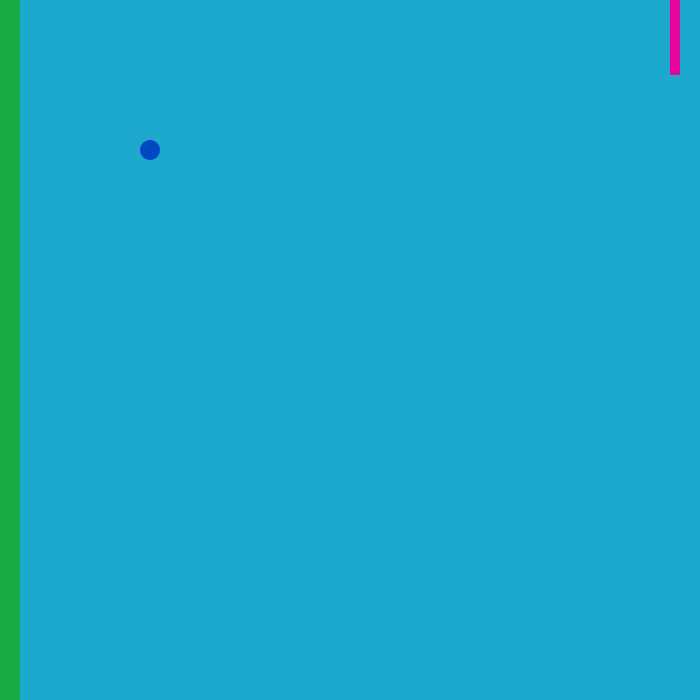
Frame 1 (no input)
Frame 60 (the mouse pressed at the canvas centre just before this capture): identical to frame 1, image omitted
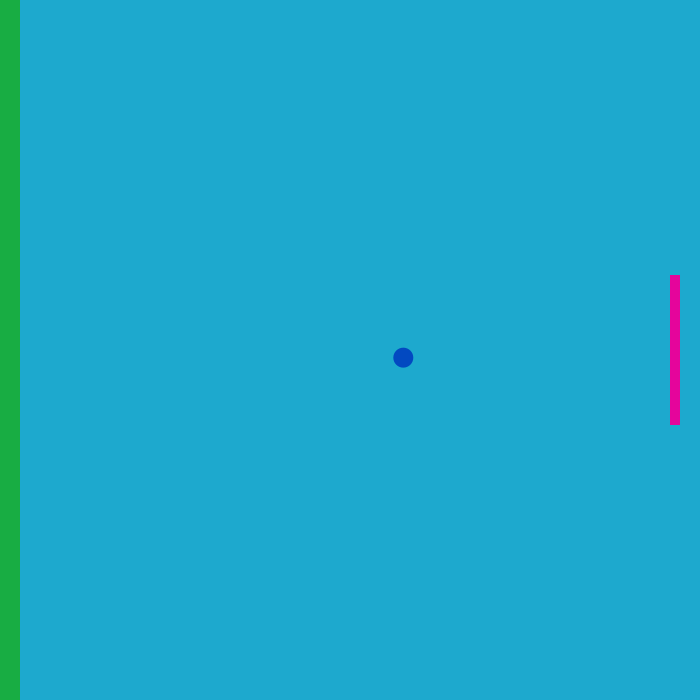
Frame 120 (the mouse held since frame 60 and released just before this capture)

The Processing sketch that drew these frames (run headless with seeded random() and noise(); from frame 60 on, the mouse is pressed at the canvas centre):

// Processing sketch: processing_81990
// ── processing_81990.pde

boolean gameStart = false;
 
float x = 150;
float y = 150;
float speedX = random(3, 5);
float speedY = random(3, 5);
int leftColor = 128;
int rightColor = 128;
int diam;
int rectSize = 150;
float diamHit;
 
 
void setup() {
  size(700, 700);
  noStroke();
  smooth();
  ellipseMode(CENTER);
}
 
void draw() {
  background(29,169,206);
 
  fill(2,73,193);
  diam = 20;
  ellipse(x, y, diam, diam);
 
  fill(24,173,67);
  rect(0, 0, 20, height);
  fill(229,5,155);
  rect(width-30, mouseY-rectSize/2, 10, rectSize);
 
 
  if (gameStart) {
 
    x = x + speedX;
    y = y + speedY;
 
    if ( x > width-30 && x < width -20 && y > mouseY-rectSize/2 && y < mouseY+rectSize/2 ) {
      speedX = speedX * -1;
      x = x + speedX;
      rightColor = 0;
      fill(random(0,128),random(0,128),random(0,128));
      diamHit = random(75,150);
      ellipse(x,y,diamHit,diamHit);
      rectSize = rectSize-10;
      rectSize = constrain(rectSize, 10,150);     
    }
 
    else if (x < 25) {
      speedX = speedX * -1.1;
      x = x + speedX;
      leftColor = 0;
    }
 
    else {    
      leftColor = 252;
      rightColor = 252;
    }
    if (x > width) {
      gameStart = false;
      x = 150;
      y = 150;
      speedX = random(3, 5);
      speedY = random(3, 5);
      rectSize = 150;
    }
 
    if ( y > height || y < 0 ) {
      speedY = speedY * -1;
      y = y + speedY;
    }
  }
}
void mousePressed() {
  gameStart = !gameStart;
  
  text ("Score", 20,20);
}
